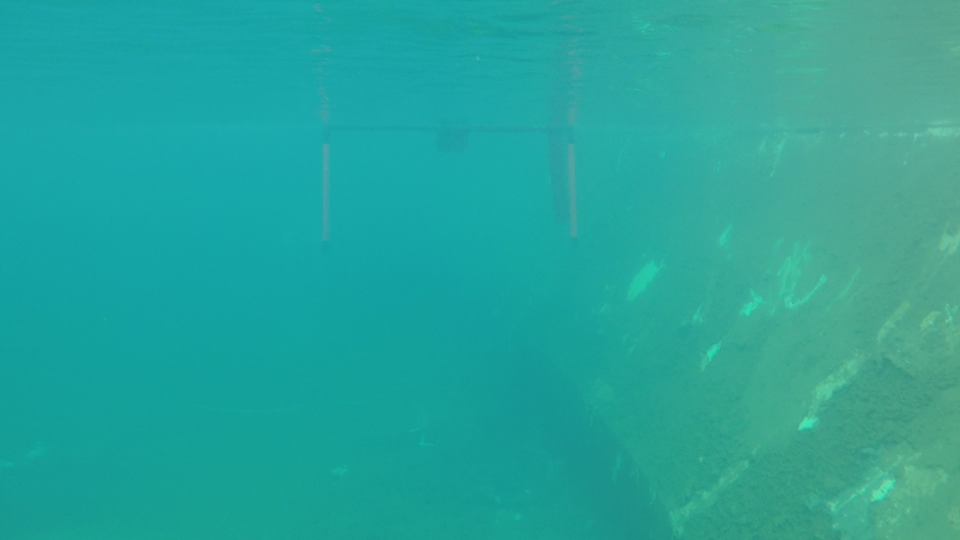
#> input picture images/raw_Moment0.jpg, 1920 x 1080 px (shown at 1/2 size)
$ python -i gate_detector.py   (imports and definitions only)   (older library calls are emulated)
#> lines starting #> are read from the running program, lines starting #| are printed output that depends on the picture
#Created By: Logan Fillo
#Created On: 2020-03-12

import cv2 as cv
import numpy as np
# [1 line not run here, left out]
from sklearn.preprocessing import normalize
from scipy.spatial.transform import Rotation as rot
import os
import pickle
import random

from featureize import featureize_hulls


"""
Gate detector using image segmentation, shape classification, and robust pose estimation
"""


class GateDetector:
    """
    A class for detecting an underwater gate
    """


    def __init__(self, im_resize=1.0, debug=False):
        self.im_resize = im_resize
        self.im_dims = (0,0) # w, h
        self.debug = debug
        self.gate_cntr = None
        self.gate_dims = (1.2192, 3.2004) # in m
        self.estimated_poses = []
        self.frame_count = 0
        self.gate_pose = (0.0,0.0,0.0,0.0,0.0,0.0) # x,y,z,phi,theta,psi
        self.focal = 400.0 # In pixels
        self.curr_image = None

        directory = os.path.dirname(os.getcwd())
        with open(os.path.join(directory, 'pickle/model.pkl'), 'rb') as file:
            self.model = pickle.load(file)


    # [355 lines left out: functions detect, preprocess, gradient, morphological, segment, create_convex_hulls and 4 more, not called in this run]


>>> import cv2
>>> picture = cv2.imread('../images/raw_Moment0.jpg', cv2.IMREAD_GRAYSCALE)
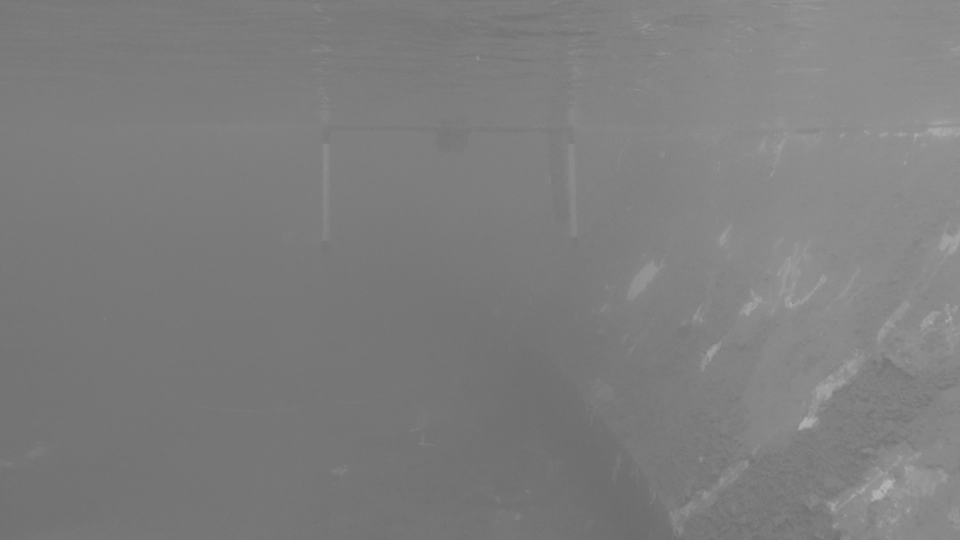
#> picture: shape (1080, 1920) (shown at 1/2 size); min 103, max 186, mean 125.8
>>> result = GateDetector().detect(picture)
#> (the run stopped early here; a loop or call above may not have finished)

$ run again, on images/raw_Moment1.jpg
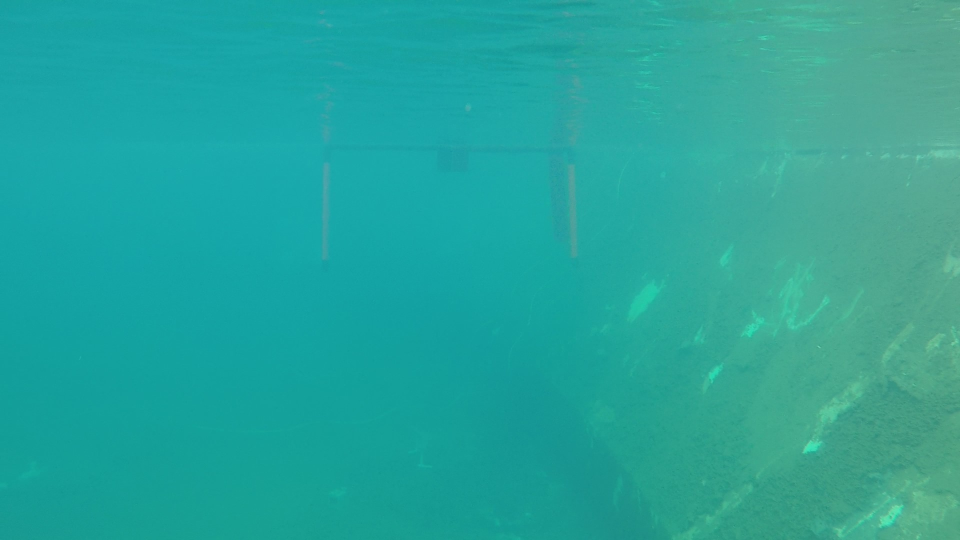
#> input picture images/raw_Moment1.jpg, 1920 x 1080 px (shown at 1/2 size)
#> `picture = cv2.imread('../images/raw_Moment0.jpg', cv2.IMREAD_GRAYSCALE)`:
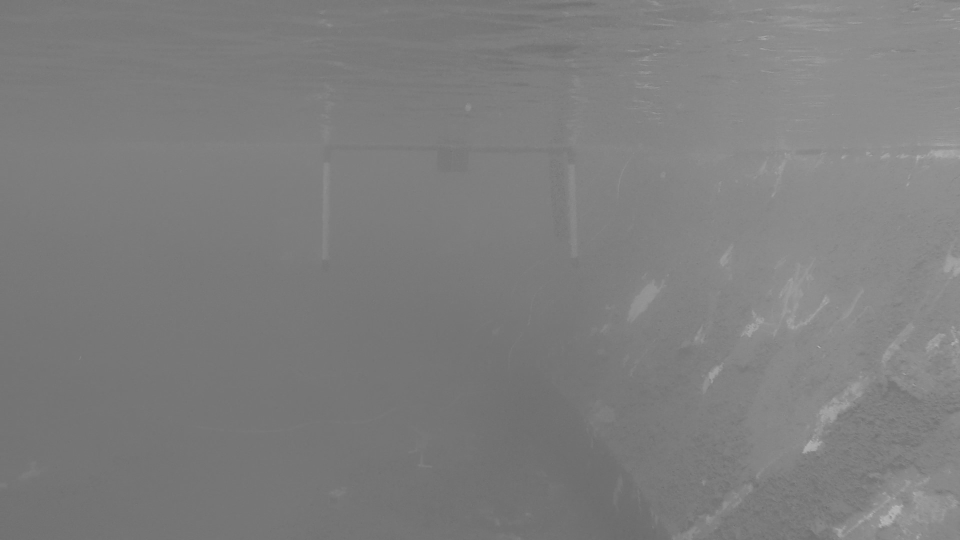
#> picture: shape (1080, 1920) (shown at 1/2 size); min 104, max 191, mean 126

$ run again, on images/raw_Moment10.jpg
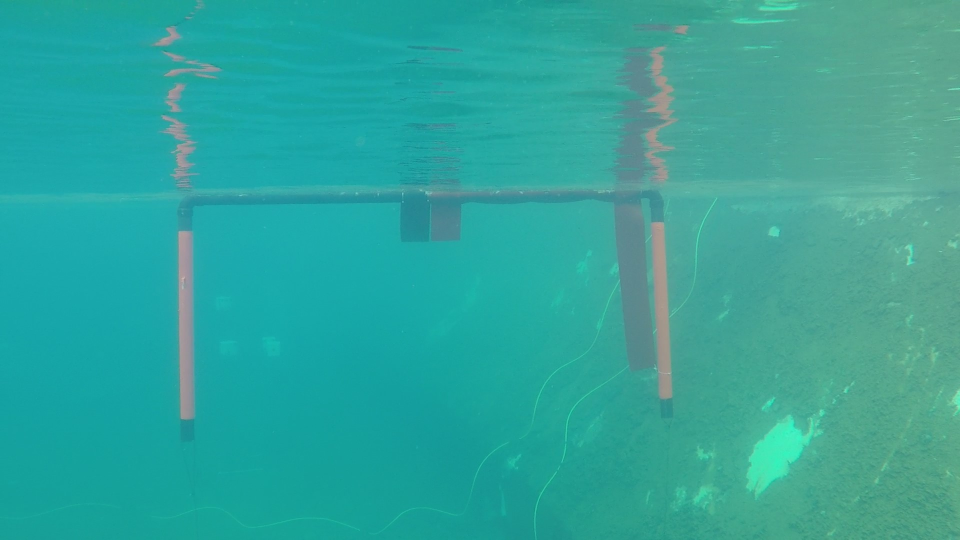
#> input picture images/raw_Moment10.jpg, 1920 x 1080 px (shown at 1/2 size)
#> `picture = cv2.imread('../images/raw_Moment0.jpg', cv2.IMREAD_GRAYSCALE)`:
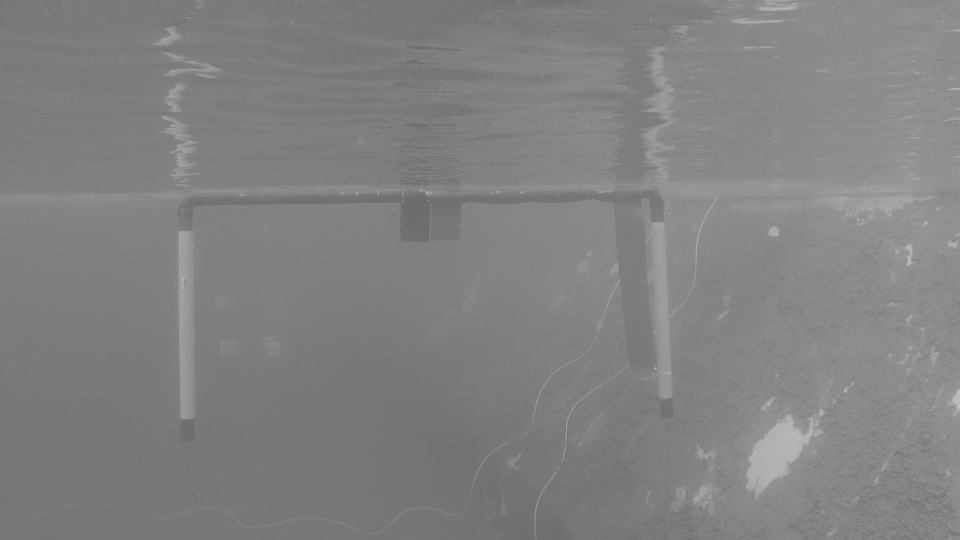
#> picture: shape (1080, 1920) (shown at 1/2 size); min 91, max 199, mean 129.3
